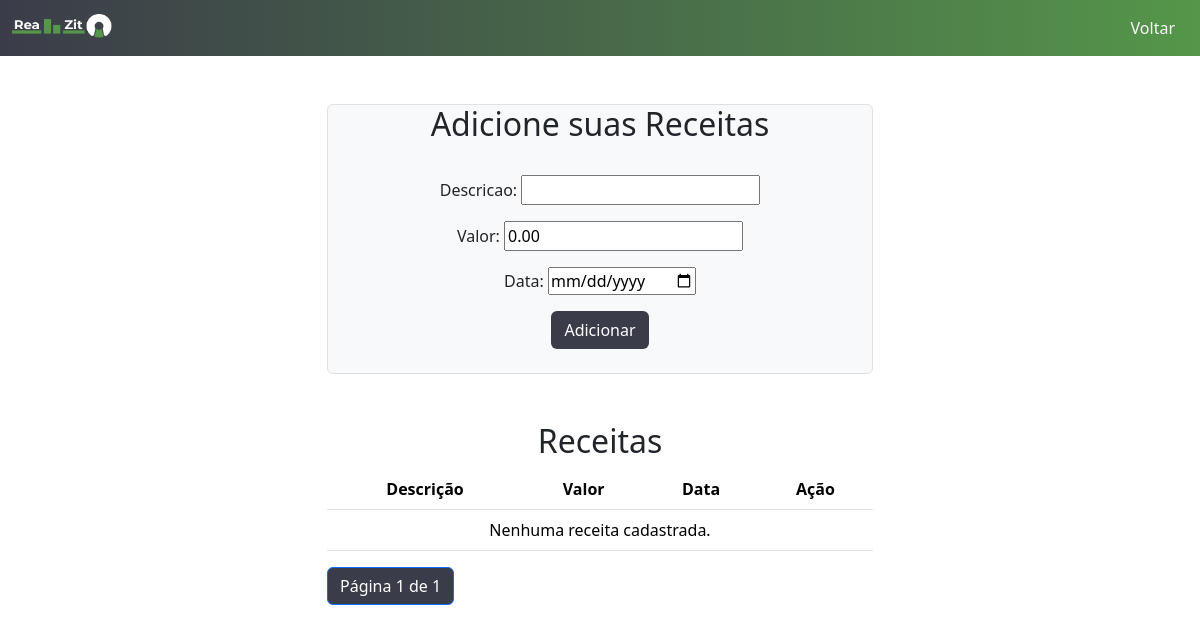
The app's page /usuarios/financeiro/adicionar_receita/ (signed in), older data.
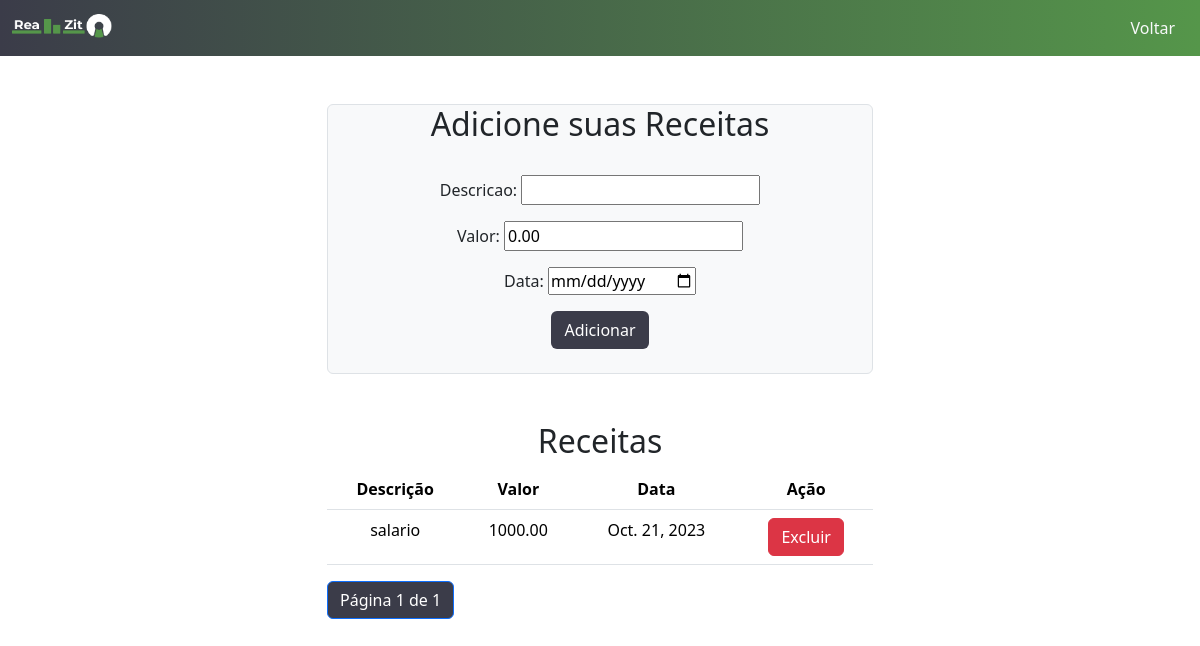
The same page, newer data.
### financeiro/models.py (models this page shows, shortened)
class Receita(models.Model):
    descricao = models.CharField(max_length=255)
    valor = models.DecimalField(max_digits=10, decimal_places=2)
    data = models.DateField()
    usuario = models.ForeignKey(settings.AUTH_USER_MODEL, on_delete=models.CASCADE)
    class Meta:
        app_label = 'financeiro'

### financeiro/views.py (the view)
# urls.py: path('adicionar_receita/', views.adicionar_receita, name='adicionar_receita'),
@login_required
def adicionar_receita(request):
    if request.method == 'POST':
        form = ReceitaForm(request.POST)
        if form.is_valid():
            nova_receita = form.save(commit=False)
            nova_receita.usuario = request.user
            nova_receita.save()
            return redirect('adicionar_receita')
    else:
        form = ReceitaForm()
    receitas = Receita.objects.filter(usuario=request.user)
    paginator = Paginator(receitas, 5)
    page = request.GET.get('page')
    try:
        receitas = paginator.page(page)
    except PageNotAnInteger:
        receitas = paginator.page(1)
    except EmptyPage:
        receitas = paginator.page(paginator.num_pages)
    return render(request, 'registration/adicionar_receita.html', {'form': form, 'receitas': receitas})

### financeiro/forms.py
class ReceitaForm(forms.ModelForm):
    class Meta:
        model = Receita
        fields = ['descricao', 'valor', 'data']
        widgets = {
            'data': DateInput(attrs={'type': 'date'}),
            'valor': NumberInput(attrs={'value': '0.00'}),
        }

### usuarios/templates/registration/adicionar_receita.html (shortened to what this page needs)
{% load static %}
<!DOCTYPE html>
<html lang="br">
<head>
    <link href="https://cdn.jsdelivr.net/npm/bootstrap@5.3.2/dist/css/bootstrap.min.css" rel="stylesheet">
  </head>
<nav class="navbar" style="background: linear-gradient(to right, #3B3C49, #55964A);">
  <div class="container-fluid">
    <a class="navbar-brand text-light" href="#">
      <img src="{% static "usuarios/logo_clara.png" %}" alt="Logo" width="100" height="24" class="d-inline-block align-text-top">
    </a>
    <ul class="nav justify-content-end bg-sucess rounded-circle">
      <button type="button" class="btn text-light"  onclick="returnToDashboard()">Voltar</button>
    </ul>
  </div>
</nav>
<div class="container mt-5">
  <div class="row justify-content-center">
    <div class="col-md-6">
      <div class="container border bg-light border-succes rounded">
  <h2 class="text-center">Adicione suas Receitas</h2><br>
  <form method="post" class="text-center">
    {{ form.as_p }}
    <button type="submit" class="btn btn-block" style="background-color: #3B3C49; color: white;" >Adicionar</button><br><br>
  </form>
</div>
<br><br>
  <h2 class="text-center">Receitas</h2>
  <table class="table container text-center">
    <thead>
      <tr>
        <th>Descrição</th>
        <th>Valor</th>
        <th>Data</th>
        <th>Ação</th>
      </tr>
    </thead>
    <tbody>
      {% for receita in receitas %}
        <tr>
          <td>{{ receita.descricao }}</td>
          <td>{{ receita.valor }}</td>
          <td>{{ receita.data }}</td>
          <td>
            <a href="{% url 'delete_receita' receita.id %}" class="btn btn-danger">Excluir</a>
          </td>
        </tr>
      {% empty %}
        <tr>
          <td colspan="4" class="text-center">Nenhuma receita cadastrada.</td>
        </tr>
      {% endfor %}
    </tbody>
  </table>
  <div class="text-center">
    <ul class="pagination">
        <li class="page-item active"><span class="page-link" style="background-color: #3B3C49; color: white;">Página {{ receitas.number }} de {{ receitas.paginator.num_pages }}</span></li>
    </ul>
  </div>
</html>

Row changes from the older to the newer data that the page shows:
now on this page (row edited): Receita: descricao "salario", valor "1000.00", data "Oct. 21, 2023"
Text that changed along with them:
text no longer shown: "Nenhuma receita cadastrada."
